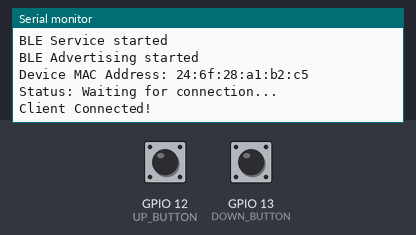
Bench run of a sketch on a simulated ESP32. Parts: the last lines printed to the serial monitor. The test bench sets the inputs (shaded band); at power-on: GPIO 12 (UP_BUTTON) LOW, GPIO 13 (DOWN_BUTTON) LOW. Nothing arrives over Bluetooth unless stated; a phone connects over Bluetooth LE 3 s after start.

Above: at 3.8 s.
3.9 s: GPIO 12 (UP_BUTTON) pulled HIGH for 0.15 s
At 5.2 s:
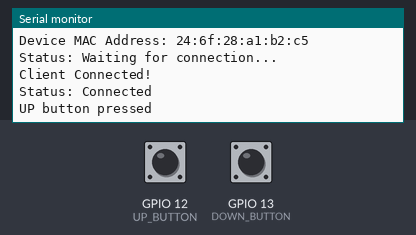
5.5 s: GPIO 13 (DOWN_BUTTON) pulled HIGH for 0.15 s
At 5.89 s:
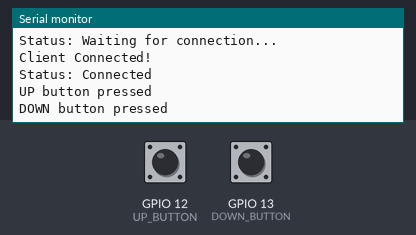
7.1 s: GPIO 12 (UP_BUTTON) pulled HIGH for 3.2 s
At 9.4 s:
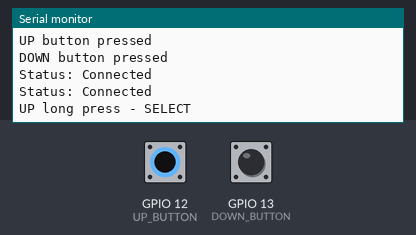
11.8 s: GPIO 13 (DOWN_BUTTON) pulled HIGH for 3.2 s
At 13.8 s:
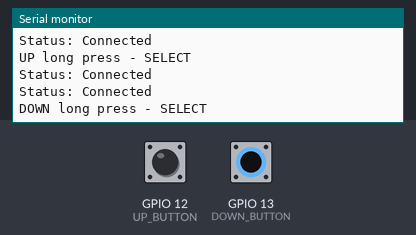

Measured:
- after the input at 3.9 s, the serial monitor: prints a new line after 0.15 s (image 1)
- after the input at 5.5 s, the serial monitor: prints a new line after 0.16 s (image 2)
- after the input at 7.1 s, the serial monitor: prints a new line after 1.0 s (image 3)
- after the input at 11.8 s, the serial monitor: prints a new line after 1.0 s (image 4)

The sketch:

rpiesp32.ino
```cpp
/*******************************************************************************
 * ESP32 Bluetooth Presentation Controller
 * ====================================
 *
 * A BLE-enabled presentation remote control system that interfaces with a Python
 * presentation viewer. This device acts as a BLE server that sends presentation
 * control commands to a connected client.
 *
 * Features:
 * - BLE Server functionality with notification support
 * - Dual button control interface (UP/DOWN)
 * - Long press detection for SELECT command
 * - Debounced button input handling
 * - Auto-reconnection capability
 * - Status monitoring via Serial output
 *
 * Hardware Requirements:
 * - ESP32 Development Board
 * - 2x Push Buttons (connected to GPIO 12 and 13)
 * - Pull-down resistors for buttons
 *
 * Technical Specifications:
 * - BLE Protocol: GATT Server
 * - MTU Size: 517 bytes
 * - Commands: UP, DOWN, SELECT
 * - Button Debounce: 1500ms
 * - Long Press Time: 1000ms
 *
 ******************************************************************************/

#include <BLEDevice.h>
#include <BLEServer.h>
#include <BLEUtils.h>
#include <BLE2902.h>

BLEServer* pServer = NULL;
BLECharacteristic* pCharacteristic = NULL;
bool deviceConnected = false;

// add your UUIDs here and make sure it matches with presentation_controller.py
#define SERVICE_UUID        ""
#define CHARACTERISTIC_UUID ""

// GPIO Definitions
#define UP_BUTTON 12
#define DOWN_BUTTON 13

class MyServerCallbacks: public BLEServerCallbacks {
    void onConnect(BLEServer* pServer) {
      deviceConnected = true;
      Serial.println("Client Connected!");
    };

    void onDisconnect(BLEServer* pServer) {
      deviceConnected = false;
      Serial.println("Client Disconnected!");
      BLEDevice::startAdvertising();
      Serial.println("Advertising restarted");
    }
};

void setup() {
  Serial.begin(115200);
  Serial.println("Starting BLE Server...");

  // Setup GPIO
  pinMode(UP_BUTTON, INPUT_PULLDOWN);
  pinMode(DOWN_BUTTON, INPUT_PULLDOWN);

  // Create the BLE Device
  BLEDevice::init("ESP32_TEST");
  BLEDevice::setMTU(517);
  Serial.println("BLE Device initialized");

  // Create the BLE Server
  pServer = BLEDevice::createServer();
  pServer->setCallbacks(new MyServerCallbacks());
  Serial.println("BLE Server created");

  // Create the BLE Service
  BLEService *pService = pServer->createService(SERVICE_UUID);
  Serial.println("BLE Service created");

  // Create BLE Characteristic
  pCharacteristic = pService->createCharacteristic(
                     CHARACTERISTIC_UUID,
                     BLECharacteristic::PROPERTY_READ |
                     BLECharacteristic::PROPERTY_WRITE |
                     BLECharacteristic::PROPERTY_NOTIFY
                   );

  pCharacteristic->addDescriptor(new BLE2902());

  BLE2902* p2902 = (BLE2902*)pCharacteristic->getDescriptorByUUID(BLEUUID((uint16_t)0x2902));
  if (p2902) {
    p2902->setNotifications(true);
  }

  pCharacteristic->setValue("Ready");
  Serial.println("BLE Characteristic created");

  pService->start();
  Serial.println("BLE Service started");

  // Start advertising
  BLEAdvertising *pAdvertising = BLEDevice::getAdvertising();
  pAdvertising->addServiceUUID(SERVICE_UUID);
  pAdvertising->setScanResponse(true);
  pAdvertising->setMinPreferred(0x06);
  pAdvertising->setMinPreferred(0x12);
  pAdvertising->setMinInterval(0x20);
  pAdvertising->setMaxInterval(0x40);
  BLEDevice::startAdvertising();
  Serial.println("BLE Advertising started");

  Serial.print("Device MAC Address: ");
  Serial.println(BLEDevice::getAddress().toString().c_str());
}

void loop() {
  if (deviceConnected) {
    static bool upButtonPressed = false;
    static bool downButtonPressed = false;
    static unsigned long upPressStartTime = 0;
    static unsigned long downPressStartTime = 0;
    static unsigned long lastCommandSent = 0;
    static const unsigned long LONG_PRESS_TIME = 1000; // 1 second for long press
    static const unsigned long COMMAND_DEBOUNCE = 1500; // 1.5 second between commands
    static bool selectCommandSent = false;

    unsigned long currentTime = millis();

    // Check UP button
    if (digitalRead(UP_BUTTON) == HIGH) {
      if (!upButtonPressed) {
        upButtonPressed = true;
        upPressStartTime = currentTime;
        selectCommandSent = false;
      } else if (!selectCommandSent && (currentTime - upPressStartTime >= LONG_PRESS_TIME)) {
        // Only send SELECT once per long press
        if (currentTime - lastCommandSent >= COMMAND_DEBOUNCE) {
          pCharacteristic->setValue("SELECT");
          pCharacteristic->notify();
          Serial.println("UP long press - SELECT");
          lastCommandSent = currentTime;
          selectCommandSent = true;
        }
      }
    } else {
      if (upButtonPressed) {
        // Short press handling - only if we didn't already send a SELECT
        if (!selectCommandSent && (currentTime - upPressStartTime < LONG_PRESS_TIME) &&
            (currentTime - lastCommandSent >= COMMAND_DEBOUNCE)) {
          pCharacteristic->setValue("UP");
          pCharacteristic->notify();
          Serial.println("UP button pressed");
          lastCommandSent = currentTime;
        }
        upButtonPressed = false;
      }
    }

    // Check DOWN button - same logic as above
    if (digitalRead(DOWN_BUTTON) == HIGH) {
      if (!downButtonPressed) {
        downButtonPressed = true;
        downPressStartTime = currentTime;
        selectCommandSent = false;
      } else if (!selectCommandSent && (currentTime - downPressStartTime >= LONG_PRESS_TIME)) {
        if (currentTime - lastCommandSent >= COMMAND_DEBOUNCE) {
          pCharacteristic->setValue("SELECT");
          pCharacteristic->notify();
          Serial.println("DOWN long press - SELECT");
          lastCommandSent = currentTime;
          selectCommandSent = true;
        }
      }
    } else {
      if (downButtonPressed) {
        if (!selectCommandSent && (currentTime - downPressStartTime < LONG_PRESS_TIME) &&
            (currentTime - lastCommandSent >= COMMAND_DEBOUNCE)) {
          pCharacteristic->setValue("DOWN");
          pCharacteristic->notify();
          Serial.println("DOWN button pressed");
          lastCommandSent = currentTime;
        }
        downButtonPressed = false;
      }
    }
  }

  // Print status every 2 seconds
  static unsigned long lastPrint = 0;
  if (millis() - lastPrint >= 2000) {
    Serial.print("Status: ");
    Serial.println(deviceConnected ? "Connected" : "Waiting for connection...");
    lastPrint = millis();
  }

  delay(10);
}
```
